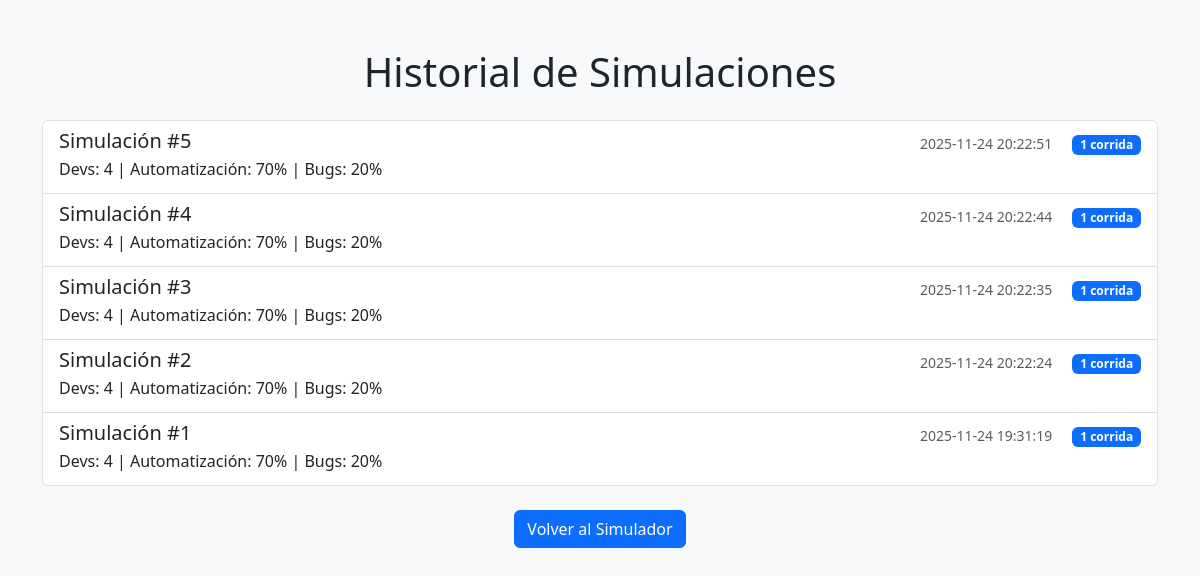
Before: /history with the older database file.
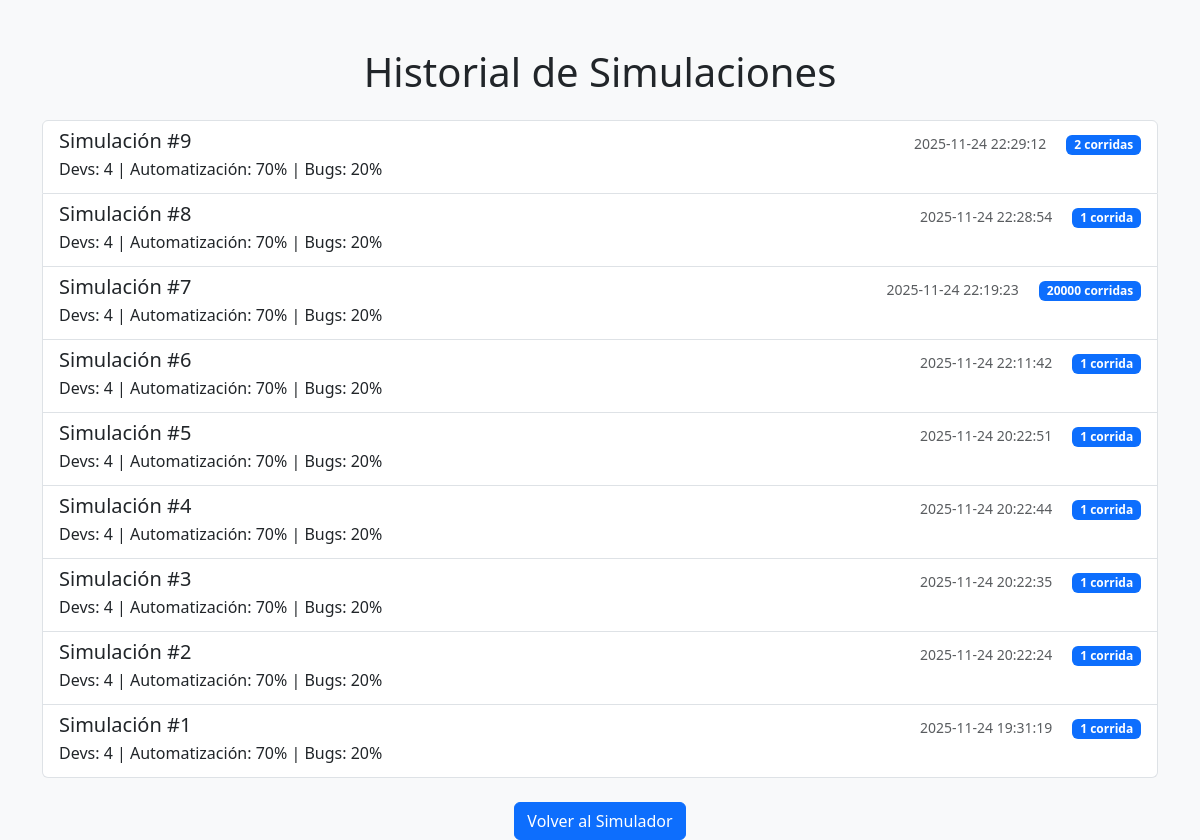
After: the same page with the newer database file.
### tables this page shows
CREATE TABLE simulations (
            id INTEGER PRIMARY KEY AUTOINCREMENT,
            timestamp TEXT,
            params TEXT,
            results TEXT
        , batch_size INTEGER DEFAULT 1, results_summary TEXT);

### app.py (the view)
@app.route('/history')
def history():
    simulations = get_simulations()
    return render_template('history.html', simulations=simulations)

### database.py (called while the page is built)
def get_conn():
    conn = sqlite3.connect(DATABASE_PATH)
    conn.row_factory = sqlite3.Row
    return conn

def get_simulations():
    conn = get_conn()
    cur = conn.cursor()
    cur.execute('SELECT id, timestamp, params, batch_size FROM simulations ORDER BY timestamp DESC LIMIT 30')
    rows = cur.fetchall()
    conn.close()
    simulations = []
    for row in rows:
        sim = dict(row)
        sim['params'] = json.loads(sim['params'])
        simulations.append(sim)
    return simulations

### templates/history.html (shortened to what this page needs)
<!DOCTYPE html>
<html>
<head>
    <link href="https://cdn.jsdelivr.net/npm/bootstrap@5.3.3/dist/css/bootstrap.min.css" rel="stylesheet">
</head>
<body class="bg-light">
<div class="container mt-5">
    <h1 class="text-center mb-4">Historial de Simulaciones</h1>
    <div class="list-group">
        {% for sim in simulations %}
        <a href="{{ url_for('results', sim_id=sim.id) }}" class="list-group-item list-group-item-action">
			<div class="d-flex w-100 justify-content-between align-items-center">
				<h5 class="mb-1">Simulación #{{ sim.id }}</h5>
				<div>
					<small class="text-muted me-3">{{ sim.timestamp[:19]|replace('T', ' ') }}</small>
					<span class="badge bg-primary">
						{{ sim.batch_size }} corrida{{ 's' if sim.batch_size != 1 else '' }}
					</span>
				</div>
			</div>
            <p class="mb-1">
				Devs: {{ sim.params['num_developers'] }} |
				Automatización: {{ (sim.params['automation_level']|float * 100)|int }}% |
				Bugs: {{ (sim.params['bug_probability']|float * 100)|int }}%
            </p>
        </a>
        {% endfor %}
    </div>
    <div class="text-center mt-4">
        <a href="/" class="btn btn-primary">Volver al Simulador</a>
    </div>
</div>
</body>
</html>

Changed rows visible on the page:
added simulations: id "9", timestamp "2025-11-24 22:29:12", batch_size "2", batch_size "s", params.num_developers "4", params "70", params "20"
added simulations: id "8", timestamp "2025-11-24 22:28:54", batch_size "1", params.num_developers "4", params "70", params "20"
added simulations: id "7", timestamp "2025-11-24 22:19:23", batch_size "20000", batch_size "s", params.num_developers "4", params "70", params "20"
added simulations: id "6", timestamp "2025-11-24 22:11:42", batch_size "1", params.num_developers "4", params "70", params "20"
